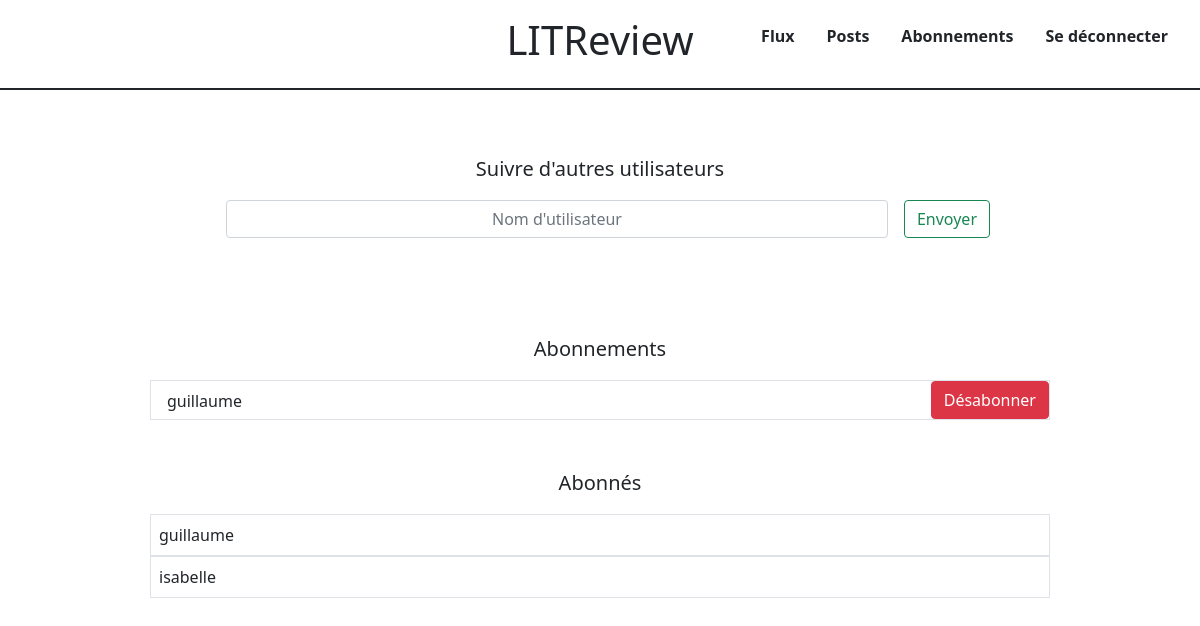
/follow/ (signed in), run on the app's committed database.
### app1/models.py (models this page shows)
class UserFollows(models.Model):
    user = models.ForeignKey(to=settings.AUTH_USER_MODEL, on_delete=models.CASCADE, related_name="following")
    followed_user = models.ForeignKey(
        to=settings.AUTH_USER_MODEL, on_delete=models.CASCADE, related_name="followed_by",
    )
    class Meta:
        unique_together = (
            "user",
            "followed_user",
        )

### app1/views.py (the view, shortened to what this page needs)
# urls.py: path('follow/', follow_users_view, name='follow'),
@login_required
def follow_users_view(request):
    following_users = UserFollows.objects.filter(user=request.user.id)
    users_followers = UserFollows.objects.filter(followed_user=request.user.id)
    context = {"following": following_users, "followers": users_followers}
    return render(request, "app1/follow.html", context=context)

### templates/app1/follow.html (shortened to what this page needs)
{% extends 'base.html' %}
{% load myfilters %}
{% block content %}
    <div class="container w-75">
        <form class="p-5" action="{% url 'follow' %}" method="post"> {% csrf_token %}
            <p class="text-center pt-3 fs-5">Suivre d'autres utilisateurs</p>
            <div class="d-flex inline">
                <input class="form-control mx-3 text-center" type="text" name="following" placeholder="Nom d'utilisateur">
                <button class="btn btn-outline-success float-end" type="submit">Envoyer</button>
            </div>
        </form>
        <p class="text-center pt-5 fs-5">Abonnements</p>
        {% if following %}
            {% for user in following %}
                <div class="row border">
                    <div class="col-10 px-3 pt-2">{{ user.followed_user.username }}</div>
                    <div class="col-2  p-0">
                        <button type="button" class="btn btn-danger float-end" data-bs-toggle="modal" data-bs-target="#T{{ user.followed_user.id }}">Désabonner</button>
                    </div>
                </div>
            {% endfor %}
        {% else %}
            <p class="text-center">Vous ne suivez personne.</p>
        {% endif %}
        <p class="text-center pt-5 fs-5">Abonnés</p>
        {% if followers %}
            {% for user in followers %}
                <div class="row border p-2">
                    {{ user.user.username }}
                </div>
            {% endfor %}
        {% else %}
            <p class="text-center">Vous n'avez pas d'abonnés.</p>
        {% endif %}
    </div>
{% endblock %}

### data on the page
UserFollows: followed_user.username "guillaume"
UserFollows: user.username "guillaume"
UserFollows: user.username "isabelle"
